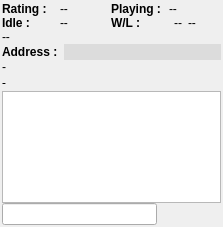
<ui version="4.0" >
 <class>TalkGui</class>
 <widget class="QDialog" name="TalkGui" >
  <property name="geometry" >
   <rect>
    <x>0</x>
    <y>0</y>
    <width>223</width>
    <height>227</height>
   </rect>
  </property>
  <property name="windowTitle" >
   <string>Dialog</string>
  </property>
  <layout class="QGridLayout" >
   <property name="leftMargin" >
    <number>2</number>
   </property>
   <property name="topMargin" >
    <number>2</number>
   </property>
   <property name="rightMargin" >
    <number>2</number>
   </property>
   <property name="bottomMargin" >
    <number>2</number>
   </property>
   <property name="horizontalSpacing" >
    <number>0</number>
   </property>
   <property name="verticalSpacing" >
    <number>0</number>
   </property>
   <item row="7" column="0" colspan="2" >
    <layout class="QHBoxLayout" >
     <property name="spacing" >
      <number>6</number>
     </property>
     <property name="leftMargin" >
      <number>0</number>
     </property>
     <property name="topMargin" >
      <number>0</number>
     </property>
     <property name="rightMargin" >
      <number>0</number>
     </property>
     <property name="bottomMargin" >
      <number>0</number>
     </property>
     <item>
      <widget class="QLineEdit" name="LineEdit1" />
     </item>
     <item>
      <widget class="QPushButton" name="pb_match" >
       <property name="sizePolicy" >
        <sizepolicy vsizetype="Fixed" hsizetype="Fixed" >
         <horstretch>0</horstretch>
         <verstretch>0</verstretch>
        </sizepolicy>
       </property>
       <property name="maximumSize" >
        <size>
         <width>26</width>
         <height>26</height>
        </size>
       </property>
       <property name="text" >
        <string/>
       </property>
       <property name="icon" >
        <iconset resource="application.qrc" >:/ressources/pics/toolbar_2.png</iconset>
       </property>
       <property name="iconSize" >
        <size>
         <width>22</width>
         <height>22</height>
        </size>
       </property>
       <property name="flat" >
        <bool>true</bool>
       </property>
      </widget>
     </item>
     <item>
      <widget class="QPushButton" name="pb_releaseTalkTab" >
       <property name="sizePolicy" >
        <sizepolicy vsizetype="Fixed" hsizetype="Fixed" >
         <horstretch>0</horstretch>
         <verstretch>0</verstretch>
        </sizepolicy>
       </property>
       <property name="maximumSize" >
        <size>
         <width>26</width>
         <height>26</height>
        </size>
       </property>
       <property name="text" >
        <string/>
       </property>
       <property name="icon" >
        <iconset resource="application.qrc" >:/ressources/pics/close.png</iconset>
       </property>
       <property name="iconSize" >
        <size>
         <width>20</width>
         <height>20</height>
        </size>
       </property>
       <property name="flat" >
        <bool>true</bool>
       </property>
      </widget>
     </item>
    </layout>
   </item>
   <item row="6" column="0" colspan="2" >
    <widget class="QTextBrowser" name="MultiLineEdit1" />
   </item>
   <item row="5" column="0" colspan="2" >
    <widget class="QLabel" name="stats_info" >
     <property name="font" >
      <font>
       <family>Sans Serif</family>
      </font>
     </property>
     <property name="text" >
      <string>-</string>
     </property>
    </widget>
   </item>
   <item row="4" column="0" colspan="2" >
    <widget class="QLabel" name="stats_default" >
     <property name="text" >
      <string>-</string>
     </property>
    </widget>
   </item>
   <item row="3" column="0" colspan="2" >
    <layout class="QHBoxLayout" >
     <property name="spacing" >
      <number>6</number>
     </property>
     <property name="leftMargin" >
      <number>0</number>
     </property>
     <property name="topMargin" >
      <number>0</number>
     </property>
     <property name="rightMargin" >
      <number>0</number>
     </property>
     <property name="bottomMargin" >
      <number>0</number>
     </property>
     <item>
      <widget class="QLabel" name="address_label" >
       <property name="sizePolicy" >
        <sizepolicy vsizetype="Fixed" hsizetype="Maximum" >
         <horstretch>0</horstretch>
         <verstretch>0</verstretch>
        </sizepolicy>
       </property>
       <property name="maximumSize" >
        <size>
         <width>16777215</width>
         <height>16</height>
        </size>
       </property>
       <property name="font" >
        <font>
         <weight>75</weight>
         <bold>true</bold>
        </font>
       </property>
       <property name="text" >
        <string>Address :</string>
       </property>
      </widget>
     </item>
     <item>
      <widget class="QLineEdit" name="stats_address" >
       <property name="maximumSize" >
        <size>
         <width>16777215</width>
         <height>16</height>
        </size>
       </property>
       <property name="palette" >
        <palette>
         <active>
          <colorrole role="Midlight" >
           <brush brushstyle="SolidPattern" >
            <color alpha="255" >
             <red>237</red>
             <green>237</green>
             <blue>237</blue>
            </color>
           </brush>
          </colorrole>
          <colorrole role="Base" >
           <brush brushstyle="SolidPattern" >
            <color alpha="255" >
             <red>220</red>
             <green>220</green>
             <blue>220</blue>
            </color>
           </brush>
          </colorrole>
          <colorrole role="Window" >
           <brush brushstyle="SolidPattern" >
            <color alpha="255" >
             <red>220</red>
             <green>220</green>
             <blue>220</blue>
            </color>
           </brush>
          </colorrole>
         </active>
         <inactive>
          <colorrole role="Midlight" >
           <brush brushstyle="SolidPattern" >
            <color alpha="255" >
             <red>237</red>
             <green>237</green>
             <blue>237</blue>
            </color>
           </brush>
          </colorrole>
          <colorrole role="Base" >
           <brush brushstyle="SolidPattern" >
            <color alpha="255" >
             <red>220</red>
             <green>220</green>
             <blue>220</blue>
            </color>
           </brush>
          </colorrole>
          <colorrole role="Window" >
           <brush brushstyle="SolidPattern" >
            <color alpha="255" >
             <red>220</red>
             <green>220</green>
             <blue>220</blue>
            </color>
           </brush>
          </colorrole>
         </inactive>
         <disabled>
          <colorrole role="Midlight" >
           <brush brushstyle="SolidPattern" >
            <color alpha="255" >
             <red>237</red>
             <green>237</green>
             <blue>237</blue>
            </color>
           </brush>
          </colorrole>
          <colorrole role="Base" >
           <brush brushstyle="SolidPattern" >
            <color alpha="255" >
             <red>220</red>
             <green>220</green>
             <blue>220</blue>
            </color>
           </brush>
          </colorrole>
          <colorrole role="Window" >
           <brush brushstyle="SolidPattern" >
            <color alpha="255" >
             <red>220</red>
             <green>220</green>
             <blue>220</blue>
            </color>
           </brush>
          </colorrole>
         </disabled>
        </palette>
       </property>
       <property name="autoFillBackground" >
        <bool>false</bool>
       </property>
       <property name="frame" >
        <bool>false</bool>
       </property>
       <property name="readOnly" >
        <bool>true</bool>
       </property>
      </widget>
     </item>
    </layout>
   </item>
   <item row="2" column="0" colspan="2" >
    <widget class="QLabel" name="stats_country" >
     <property name="text" >
      <string>--</string>
     </property>
    </widget>
   </item>
   <item row="1" column="0" >
    <layout class="QHBoxLayout" >
     <property name="spacing" >
      <number>6</number>
     </property>
     <property name="leftMargin" >
      <number>0</number>
     </property>
     <property name="topMargin" >
      <number>0</number>
     </property>
     <property name="rightMargin" >
      <number>0</number>
     </property>
     <property name="bottomMargin" >
      <number>0</number>
     </property>
     <item>
      <widget class="QLabel" name="Label_Idle" >
       <property name="font" >
        <font>
         <weight>75</weight>
         <bold>true</bold>
        </font>
       </property>
       <property name="text" >
        <string>Idle :</string>
       </property>
      </widget>
     </item>
     <item>
      <widget class="QLabel" name="stats_idle" >
       <property name="text" >
        <string>--</string>
       </property>
      </widget>
     </item>
    </layout>
   </item>
   <item row="1" column="1" >
    <layout class="QHBoxLayout" >
     <property name="spacing" >
      <number>6</number>
     </property>
     <property name="leftMargin" >
      <number>0</number>
     </property>
     <property name="topMargin" >
      <number>0</number>
     </property>
     <property name="rightMargin" >
      <number>0</number>
     </property>
     <property name="bottomMargin" >
      <number>0</number>
     </property>
     <item>
      <widget class="QLabel" name="stats_address_6" >
       <property name="font" >
        <font>
         <weight>75</weight>
         <bold>true</bold>
        </font>
       </property>
       <property name="text" >
        <string>W/L :</string>
       </property>
      </widget>
     </item>
     <item>
      <widget class="QLabel" name="stats_wins" >
       <property name="text" >
        <string>--</string>
       </property>
       <property name="alignment" >
        <set>Qt::AlignRight|Qt::AlignTrailing|Qt::AlignVCenter</set>
       </property>
      </widget>
     </item>
     <item>
      <widget class="QLabel" name="stats_loss" >
       <property name="text" >
        <string>--</string>
       </property>
      </widget>
     </item>
    </layout>
   </item>
   <item row="0" column="0" >
    <layout class="QHBoxLayout" >
     <property name="spacing" >
      <number>6</number>
     </property>
     <property name="leftMargin" >
      <number>0</number>
     </property>
     <property name="topMargin" >
      <number>0</number>
     </property>
     <property name="rightMargin" >
      <number>0</number>
     </property>
     <property name="bottomMargin" >
      <number>0</number>
     </property>
     <item>
      <widget class="QLabel" name="stats_address_2" >
       <property name="font" >
        <font>
         <weight>75</weight>
         <bold>true</bold>
        </font>
       </property>
       <property name="text" >
        <string>Rating :</string>
       </property>
      </widget>
     </item>
     <item>
      <widget class="QLabel" name="stats_rating" >
       <property name="text" >
        <string>--</string>
       </property>
      </widget>
     </item>
    </layout>
   </item>
   <item row="0" column="1" >
    <layout class="QHBoxLayout" >
     <property name="spacing" >
      <number>6</number>
     </property>
     <property name="leftMargin" >
      <number>0</number>
     </property>
     <property name="topMargin" >
      <number>0</number>
     </property>
     <property name="rightMargin" >
      <number>0</number>
     </property>
     <property name="bottomMargin" >
      <number>0</number>
     </property>
     <item>
      <widget class="QLabel" name="stats_address_8" >
       <property name="font" >
        <font>
         <weight>75</weight>
         <bold>true</bold>
        </font>
       </property>
       <property name="text" >
        <string>Playing :</string>
       </property>
      </widget>
     </item>
     <item>
      <widget class="QLabel" name="stats_playing" >
       <property name="text" >
        <string>--</string>
       </property>
      </widget>
     </item>
    </layout>
   </item>
  </layout>
 </widget>
 <resources>
  <include location="application.qrc" />
  <include location="board/board.qrc" />
 </resources>
 <connections/>
</ui>
